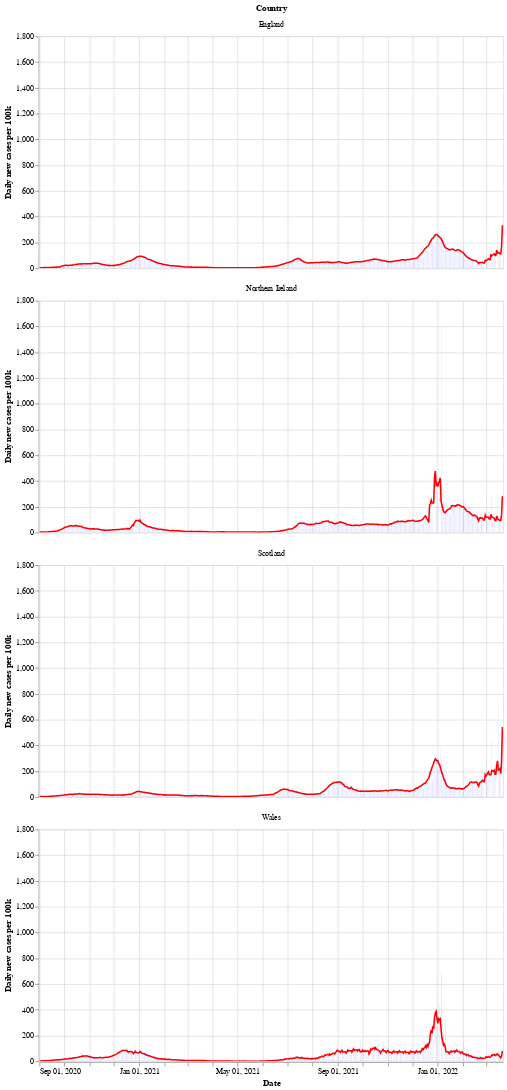

Notebook source saved alongside this figure:
### Markdown cell above
Next is a bar chart of the number of new cases in each country (per 100k population), with the 7 day moving average of cases. Again we see that Wales saw a longer period of raising and falling cases compared to the other countries.

After a period of cases falling, each nation is now seeing a rise in the number of cases - especially in Wales.

### Code cell
# collapse
bars = alt.Chart(uk_cases).mark_bar().encode(
    x=alt.X("yearmonthdate(date):T", axis=alt.Axis(title='Date')),
    y=alt.Y("newCasesRate:Q", axis=alt.Axis(title='Daily new cases per 100k')),
    tooltip='newCasesRate',
    color=alt.condition(
        alt.datum.dailyChange > 0,
        alt.value("orange"),  # The positive color
        alt.value("blue")  # The negative color
    )
).properties(title='New cases per 100k population with rolling 7 day average', width=600).interactive()
line = alt.Chart(uk_cases).mark_line(
    color='red',
    size=2,
).transform_window(
    rolling_mean='mean(newCasesRate)',
    frame=[0, 7],
    groupby=['areaName']
).encode(
    x='yearmonthdate(date):T',
    y='rolling_mean:Q'
)
alt.layer(line, bars, data=uk_cases).facet(alt.Row('areaName', title='Country'), columns=1)

### Figure 1 — Vega-Lite specification as saved in the notebook (floating-point values rounded to 4 significant figures; data arrays with more than 128 entries replaced by an {"elided": "..."} marker saying what was removed)
{"config": {"view": {"continuousWidth": 400, "continuousHeight": 300}}, "data": {"name": "data-277b40dda37bed5c00070d98879ca7a4"}, "facet": {"type": "nominal", "field": "areaName", "title": "Country"}, "spec": {"layer": [{"mark": {"type": "line", "color": "red", "size": 2}, "encoding": {"x": {"type": "temporal", "field": "date", "timeUnit": "yearmonthdate"}, "y": {"type": "quantitative", "field": "rolling_mean"}}, "transform": [{"window": [{"op": "mean", "field": "newCasesRate", "as": "rolling_mean"}], "frame": [0, 7], "groupby": ["areaName"]}]}, {"mark": "bar", "encoding": {"color": {"condition": {"value": "orange", "test": "(datum.dailyChange > 0)"}, "value": "blue"}, "tooltip": {"type": "quantitative", "field": "newCasesRate"}, "x": {"type": "temporal", "axis": {"title": "Date"}, "field": "date", "timeUnit": "yearmonthdate"}, "y": {"type": "quantitative", "axis": {"title": "Daily new cases per 100k"}, "field": "newCasesRate"}}, "selection": {"selector002": {"type": "interval", "bind": "scales", "encodings": ["x", "y"]}}, "title": "New cases per 100k population with rolling 7 day average", "width": 600}]}, "columns": 1, "$schema": "https://vega.github.io/schema/vega-lite/v4.8.1.json", "datasets": {"data-277b40dda37bed5c00070d98879ca7a4": {"elided": "2268 records"}}}
